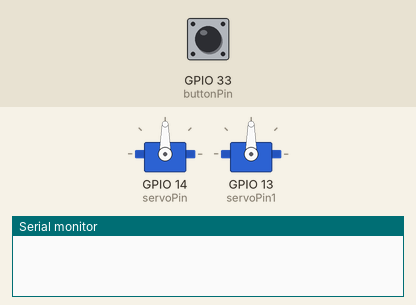
Recording of a sketch running on a simulated ESP32. Parts: 2 × servo, the last lines printed to the serial monitor. The inputs (shaded band) are chosen by the test bench; at power-on: GPIO 33 (buttonPin) LOW.

Above: at 1.2 s.
1.3 s: GPIO 33 (buttonPin) pulled HIGH for 0.15 s
At 2.2 s:
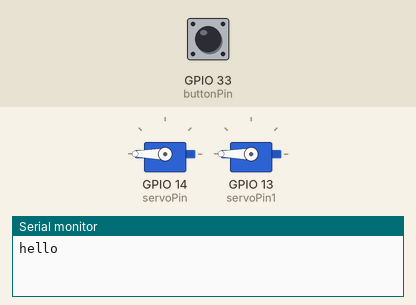
2.9 s: GPIO 33 (buttonPin) pulled HIGH for 1 s
At 3.4 s:
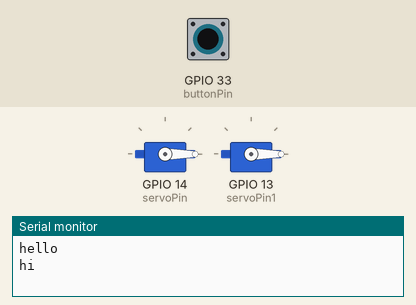
5.4 s: GPIO 33 (buttonPin) pulled HIGH for 3.2 s
At 6.6 s:
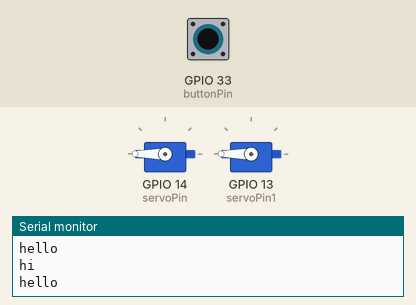
Timing chart, 0 to 8.4 s (numbered marks = the images above; inputs shaded):
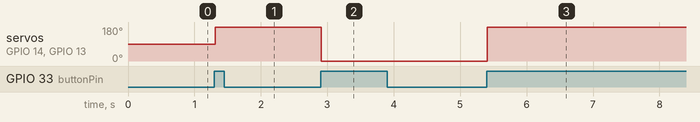

Measured:
- after the input at 1.3 s, servo on GPIO 14 (servoPin), servo on GPIO 13 (servoPin1): 90° → 180° at once
- after the input at 2.9 s, servo on GPIO 14 (servoPin), servo on GPIO 13 (servoPin1): 180° → 0° at once
- after the input at 5.4 s, servo on GPIO 14 (servoPin), servo on GPIO 13 (servoPin1): 0° → 180° at once

The sketch:

arm.ino
```cpp
#include <ESP32Servo.h>

// Define the pin for the button and the servo
const int buttonPin = 33;
const int servoPin = 14;
const int servoPin1 = 13;

// Create a Servo object
Servo myServo;
Servo myServo1;

// Variables to store the servo position and button state
int servoPosition = 0;
int buttonState;
int lastButtonState = LOW;
unsigned long lastDebounceTime = 0;
unsigned long debounceDelay = 10;

void setup() {
  // Attach the servo to its pin
  myServo.attach(servoPin);
  myServo1.attach(servoPin1);

  // Set button pin as INPUT
  pinMode(buttonPin, INPUT);
  Serial.begin(115200);
}

void loop() {
  // Read the state of the button with debounce
  int reading = digitalRead(buttonPin);
  if (reading != lastButtonState) {
    lastDebounceTime = millis();
  }

  if ((millis() - lastDebounceTime) > debounceDelay) {
    if (reading != buttonState) {
      buttonState = reading;

      // If the button is pressed, toggle the servo position
      if (buttonState == HIGH) {
        toggleServoPosition();
      }
    }
  }

  // Store the current button state for comparison in the next iteration
  lastButtonState = reading;
}

void toggleServoPosition() {
  // Toggle the servo position between 0 and 180 degrees
  if (servoPosition == 0) {
    servoPosition = 180;
    Serial.println("hello");
  } else {
    servoPosition = 0;
    Serial.println("hi");
  }

  // Move the servo to the new position
  myServo.write(servoPosition);
  myServo1.write(servoPosition);
  delay(15); // Give the servo some time to move
}
```
